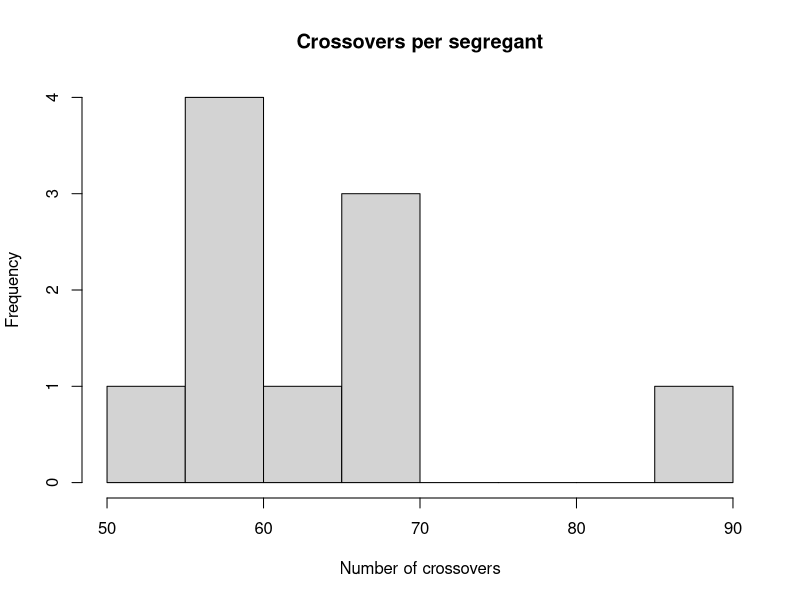

This figure's R source:
crossovers <- read.table("crossovers.txt")
colnames(crossovers) <- c("sample", "crossovers")

png("crossovers.png")

hist(crossovers$crossovers,
     xlab = "Number of crossovers",
     main = "Crossovers per segregant")

dev.off()
